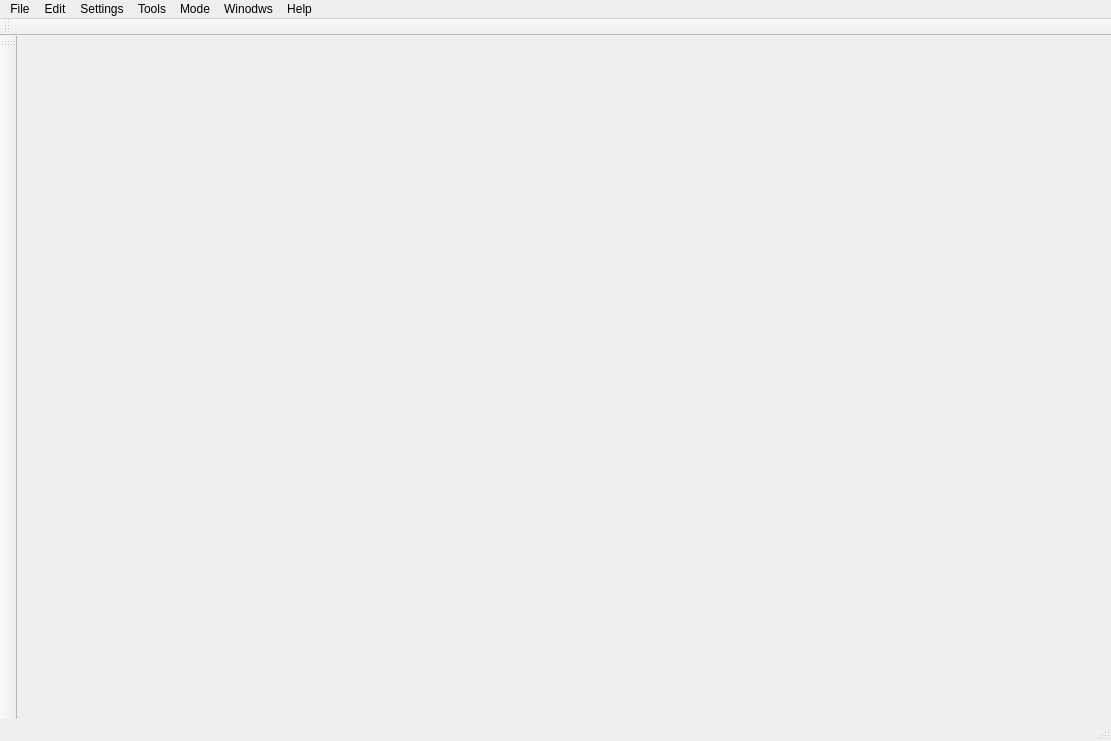
<?xml version="1.0" encoding="UTF-8"?>
<ui version="4.0">
 <class>MainWindow</class>
 <widget class="QMainWindow" name="MainWindow">
  <property name="geometry">
   <rect>
    <x>0</x>
    <y>0</y>
    <width>1111</width>
    <height>741</height>
   </rect>
  </property>
  <property name="windowTitle">
   <string>MainWindow</string>
  </property>
  <widget class="QWidget" name="centralwidget">
   <widget class="QWidget" name="horizontalLayoutWidget">
    <property name="geometry">
     <rect>
      <x>0</x>
      <y>0</y>
      <width>1091</width>
      <height>671</height>
     </rect>
    </property>
    <layout class="QHBoxLayout" name="horizontalLayout">
     <property name="sizeConstraint">
      <enum>QLayout::SetDefaultConstraint</enum>
     </property>
    </layout>
   </widget>
  </widget>
  <widget class="QMenuBar" name="menubar">
   <property name="geometry">
    <rect>
     <x>0</x>
     <y>0</y>
     <width>1111</width>
     <height>26</height>
    </rect>
   </property>
   <widget class="QMenu" name="menuFile">
    <property name="title">
     <string>File</string>
    </property>
    <widget class="QMenu" name="menuOpen_Recent">
     <property name="title">
      <string>Open Recent</string>
     </property>
     <addaction name="actionFile"/>
    </widget>
    <addaction name="actionNew"/>
    <addaction name="actionOpen"/>
    <addaction name="menuOpen_Recent"/>
    <addaction name="separator"/>
    <addaction name="actionSave"/>
    <addaction name="actionSave_Image"/>
    <addaction name="actionSave_As"/>
    <addaction name="actionSave_All"/>
    <addaction name="separator"/>
    <addaction name="actionImport_Data"/>
    <addaction name="actionOutput_Data"/>
    <addaction name="separator"/>
    <addaction name="actionClose"/>
    <addaction name="separator"/>
    <addaction name="actionQuit"/>
   </widget>
   <widget class="QMenu" name="menuEdit">
    <property name="title">
     <string>Edit</string>
    </property>
    <widget class="QMenu" name="menuFind_or_Replace">
     <property name="title">
      <string>Find or Replace</string>
     </property>
     <addaction name="actionFind"/>
     <addaction name="actionReplace"/>
    </widget>
    <addaction name="actionUodo"/>
    <addaction name="actionRedo"/>
    <addaction name="actionCut"/>
    <addaction name="actionCopy"/>
    <addaction name="actionPaste"/>
    <addaction name="actionDelete"/>
    <addaction name="menuFind_or_Replace"/>
   </widget>
   <widget class="QMenu" name="menuSettings">
    <property name="title">
     <string>Settings</string>
    </property>
   </widget>
   <widget class="QMenu" name="menuTools">
    <property name="title">
     <string>Tools</string>
    </property>
    <widget class="QMenu" name="menuNodes_Edges_Details">
     <property name="title">
      <string>Nodes and Edges Details</string>
     </property>
     <widget class="QMenu" name="menuNode_s_Degree">
      <property name="title">
       <string>Node's Degree</string>
      </property>
      <widget class="QMenu" name="menuDigraph_s_Degrees">
       <property name="title">
        <string>Digraph's Degrees</string>
       </property>
       <addaction name="actionOut_degree"/>
       <addaction name="actionIn_degree"/>
      </widget>
      <addaction name="menuDigraph_s_Degrees"/>
      <addaction name="actionRedigraph_s_Degrees"/>
     </widget>
     <addaction name="actionNode_s_Name"/>
     <addaction name="actionNode_s_Coordinates"/>
     <addaction name="actionEdge_s_Weight"/>
     <addaction name="menuNode_s_Degree"/>
    </widget>
    <widget class="QMenu" name="menuPathway_and_Loop">
     <property name="title">
      <string>Pathway and Loop</string>
     </property>
     <widget class="QMenu" name="menuPathway">
      <property name="title">
       <string>Pathway</string>
      </property>
      <addaction name="actionEasy_Pathway"/>
      <addaction name="actionComplicated_Pathway"/>
     </widget>
     <widget class="QMenu" name="menuLoop">
      <property name="title">
       <string>Loop</string>
      </property>
      <addaction name="actionEasy_Loop"/>
      <addaction name="actionComplicated_Loop"/>
     </widget>
     <addaction name="menuPathway"/>
     <addaction name="menuLoop"/>
    </widget>
    <widget class="QMenu" name="menuGraph_Matrix">
     <property name="title">
      <string>Graph Matrix</string>
     </property>
     <addaction name="actionIncidence_Matrix"/>
     <addaction name="actionAdjacent_Matrix"/>
    </widget>
    <widget class="QMenu" name="menuSpecial_Graph">
     <property name="title">
      <string>Special Graph</string>
     </property>
     <widget class="QMenu" name="menuEuler_Graph">
      <property name="title">
       <string>Euler Graph</string>
      </property>
      <addaction name="actionFind_Euler_Loop"/>
     </widget>
     <widget class="QMenu" name="menuHamiltonian_Graph">
      <property name="title">
       <string>Hamiltonian Graph</string>
      </property>
      <addaction name="actionFind_Hamiltonian_Loop"/>
     </widget>
     <addaction name="actionBigraph"/>
     <addaction name="menuEuler_Graph"/>
     <addaction name="menuHamiltonian_Graph"/>
    </widget>
    <widget class="QMenu" name="menuShortest_Path_and_Critical_Path">
     <property name="title">
      <string>Shortest Path and Critical Path</string>
     </property>
     <addaction name="actionShortest_Path"/>
     <addaction name="actionCritical_Path"/>
    </widget>
    <addaction name="menuNodes_Edges_Details"/>
    <addaction name="menuPathway_and_Loop"/>
    <addaction name="menuGraph_Matrix"/>
    <addaction name="menuSpecial_Graph"/>
    <addaction name="menuShortest_Path_and_Critical_Path"/>
    <addaction name="actionGraph_Coloring_Problem"/>
   </widget>
   <widget class="QMenu" name="menuMode">
    <property name="title">
     <string>Mode</string>
    </property>
    <widget class="QMenu" name="menuGraph_Mode">
     <property name="title">
      <string>Graph Mode</string>
     </property>
     <addaction name="actionDigraph_Mode"/>
     <addaction name="actionRedigraph_Mode"/>
    </widget>
    <addaction name="menuGraph_Mode"/>
    <addaction name="actionTree_Mode"/>
   </widget>
   <widget class="QMenu" name="menuWinodws">
    <property name="title">
     <string>Winodws</string>
    </property>
    <addaction name="actionMinimise"/>
    <addaction name="actionMaximize"/>
    <addaction name="actionMini_Mode"/>
    <addaction name="actionHide_ToolBar"/>
   </widget>
   <widget class="QMenu" name="menuHelp">
    <property name="title">
     <string>Help</string>
    </property>
    <addaction name="actionConnect_Author"/>
    <addaction name="actionWelcome"/>
    <addaction name="actionHelp_Document"/>
   </widget>
   <addaction name="menuFile"/>
   <addaction name="menuEdit"/>
   <addaction name="menuSettings"/>
   <addaction name="menuTools"/>
   <addaction name="menuMode"/>
   <addaction name="menuWinodws"/>
   <addaction name="menuHelp"/>
  </widget>
  <widget class="QStatusBar" name="statusbar"/>
  <widget class="QToolBar" name="general_utility_toolBar">
   <property name="windowTitle">
    <string>toolBar</string>
   </property>
   <attribute name="toolBarArea">
    <enum>TopToolBarArea</enum>
   </attribute>
   <attribute name="toolBarBreak">
    <bool>false</bool>
   </attribute>
  </widget>
  <widget class="QToolBar" name="graphical_toolBar">
   <property name="windowTitle">
    <string>toolBar</string>
   </property>
   <attribute name="toolBarArea">
    <enum>LeftToolBarArea</enum>
   </attribute>
   <attribute name="toolBarBreak">
    <bool>false</bool>
   </attribute>
  </widget>
  <action name="actionNew">
   <property name="text">
    <string>New File</string>
   </property>
   <property name="shortcut">
    <string>Ctrl+N</string>
   </property>
  </action>
  <action name="actionOpen">
   <property name="text">
    <string>Open File</string>
   </property>
   <property name="shortcut">
    <string>Ctrl+O</string>
   </property>
  </action>
  <action name="actionSave">
   <property name="text">
    <string>Save</string>
   </property>
   <property name="shortcut">
    <string>Ctrl+S</string>
   </property>
  </action>
  <action name="actionFile">
   <property name="text">
    <string>File</string>
   </property>
  </action>
  <action name="actionSave_As">
   <property name="text">
    <string>Save As</string>
   </property>
  </action>
  <action name="actionSave_All">
   <property name="text">
    <string>Save All</string>
   </property>
  </action>
  <action name="actionImport_Data">
   <property name="text">
    <string>Import Data</string>
   </property>
   <property name="shortcut">
    <string>Ctrl+Shift+I</string>
   </property>
  </action>
  <action name="actionOutput_Data">
   <property name="text">
    <string>Output Data</string>
   </property>
   <property name="shortcut">
    <string>Ctrl+Shift+O</string>
   </property>
  </action>
  <action name="actionSave_Image">
   <property name="text">
    <string>Save Image</string>
   </property>
  </action>
  <action name="actionClose">
   <property name="text">
    <string>Close</string>
   </property>
  </action>
  <action name="actionQuit">
   <property name="text">
    <string>Quit</string>
   </property>
  </action>
  <action name="actionUodo">
   <property name="text">
    <string>Uodo</string>
   </property>
   <property name="shortcut">
    <string>Ctrl+Z</string>
   </property>
  </action>
  <action name="actionRedo">
   <property name="text">
    <string>Redo</string>
   </property>
   <property name="shortcut">
    <string>Ctrl+Y</string>
   </property>
  </action>
  <action name="actionCut">
   <property name="text">
    <string>Cut</string>
   </property>
   <property name="shortcut">
    <string>Ctrl+X</string>
   </property>
  </action>
  <action name="actionCopy">
   <property name="text">
    <string>Copy</string>
   </property>
   <property name="shortcut">
    <string>Ctrl+C</string>
   </property>
  </action>
  <action name="actionPaste">
   <property name="text">
    <string>Paste</string>
   </property>
   <property name="shortcut">
    <string>Ctrl+V</string>
   </property>
  </action>
  <action name="actionDelete">
   <property name="text">
    <string>Delete</string>
   </property>
   <property name="shortcut">
    <string>Del</string>
   </property>
  </action>
  <action name="actionFind">
   <property name="text">
    <string>Find</string>
   </property>
   <property name="shortcut">
    <string>Ctrl+F</string>
   </property>
  </action>
  <action name="actionReplace">
   <property name="text">
    <string>Replace</string>
   </property>
   <property name="shortcut">
    <string>Ctrl+R</string>
   </property>
  </action>
  <action name="actionNode_s_Name">
   <property name="text">
    <string>Node's Name</string>
   </property>
  </action>
  <action name="actionNode_s_Coordinates">
   <property name="text">
    <string>Node's Coordinates</string>
   </property>
  </action>
  <action name="actionEdge_s_Weight">
   <property name="text">
    <string>Edge's Weight</string>
   </property>
  </action>
  <action name="actionRedigraph_s_Degrees">
   <property name="text">
    <string>Redigraph's Degrees</string>
   </property>
  </action>
  <action name="actionOut_degree">
   <property name="text">
    <string>Out-degree</string>
   </property>
  </action>
  <action name="actionIn_degree">
   <property name="text">
    <string>In-degree</string>
   </property>
  </action>
  <action name="actionEasy_Pathway">
   <property name="text">
    <string>Easy Pathway</string>
   </property>
  </action>
  <action name="actionComplicated_Pathway">
   <property name="text">
    <string>Complicated Pathway</string>
   </property>
  </action>
  <action name="actionEasy_Loop">
   <property name="text">
    <string>Easy Loop</string>
   </property>
  </action>
  <action name="actionComplicated_Loop">
   <property name="text">
    <string>Complicated Loop</string>
   </property>
  </action>
  <action name="actionIncidence_Matrix">
   <property name="text">
    <string>Incidence Matrix</string>
   </property>
  </action>
  <action name="actionAdjacent_Matrix">
   <property name="text">
    <string>Adjacent Matrix</string>
   </property>
  </action>
  <action name="actionBigraph">
   <property name="text">
    <string>Bigraph</string>
   </property>
  </action>
  <action name="actionShortest_Path">
   <property name="text">
    <string>Shortest Path</string>
   </property>
  </action>
  <action name="actionCritical_Path">
   <property name="text">
    <string>Critical Path</string>
   </property>
  </action>
  <action name="actionFind_Euler_Loop">
   <property name="text">
    <string>Find Euler Loop</string>
   </property>
  </action>
  <action name="actionFind_Hamiltonian_Loop">
   <property name="text">
    <string>Find Hamiltonian Loop</string>
   </property>
  </action>
  <action name="actionGraph_Coloring_Problem">
   <property name="text">
    <string>Graph Coloring Problem</string>
   </property>
  </action>
  <action name="actionDigraph_Mode">
   <property name="text">
    <string>Digraph Mode</string>
   </property>
  </action>
  <action name="actionRedigraph_Mode">
   <property name="text">
    <string>Redigraph Mode</string>
   </property>
  </action>
  <action name="actionTree_Mode">
   <property name="text">
    <string>Tree Mode</string>
   </property>
  </action>
  <action name="actionMinimise">
   <property name="text">
    <string>Minimise</string>
   </property>
  </action>
  <action name="actionMaximize">
   <property name="text">
    <string>Maximize</string>
   </property>
  </action>
  <action name="actionMini_Mode">
   <property name="text">
    <string>Mini-Mode</string>
   </property>
  </action>
  <action name="actionHide_ToolBar">
   <property name="text">
    <string>Hide ToolBar</string>
   </property>
  </action>
  <action name="actionConnect_Author">
   <property name="text">
    <string>Connect Author</string>
   </property>
  </action>
  <action name="actionWelcome">
   <property name="text">
    <string>Welcome</string>
   </property>
  </action>
  <action name="actionHelp_Document">
   <property name="text">
    <string>Help Document</string>
   </property>
  </action>
 </widget>
 <resources/>
 <connections/>
</ui>
